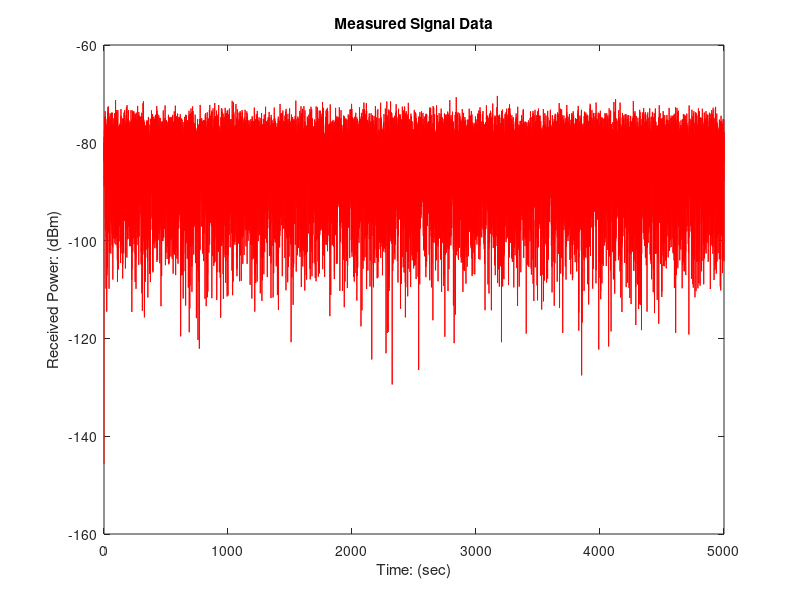
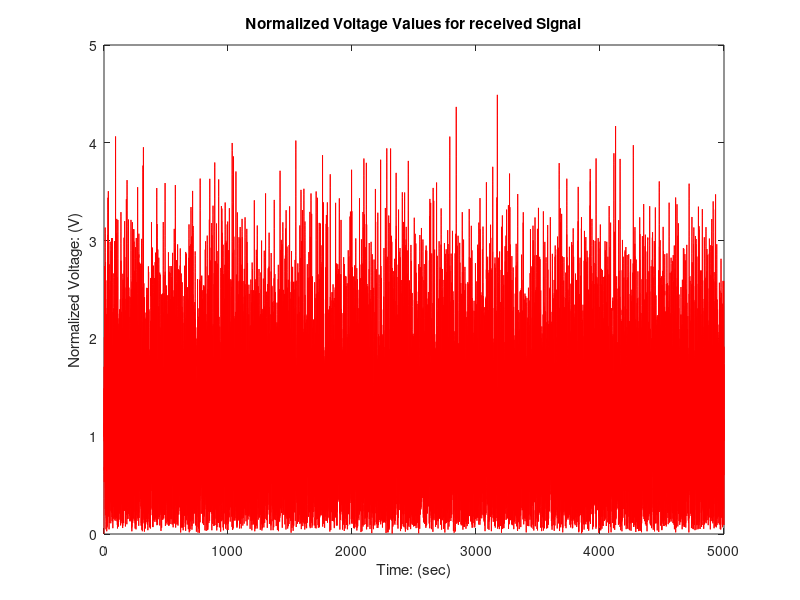
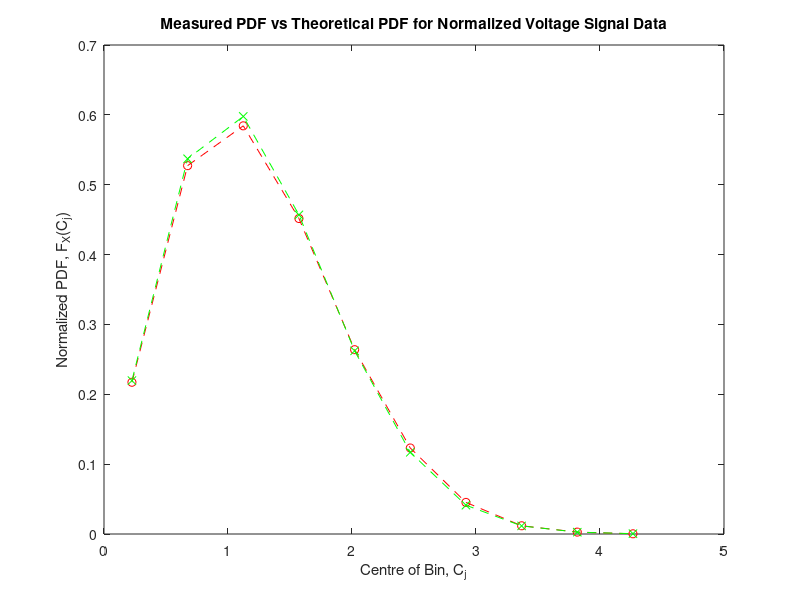
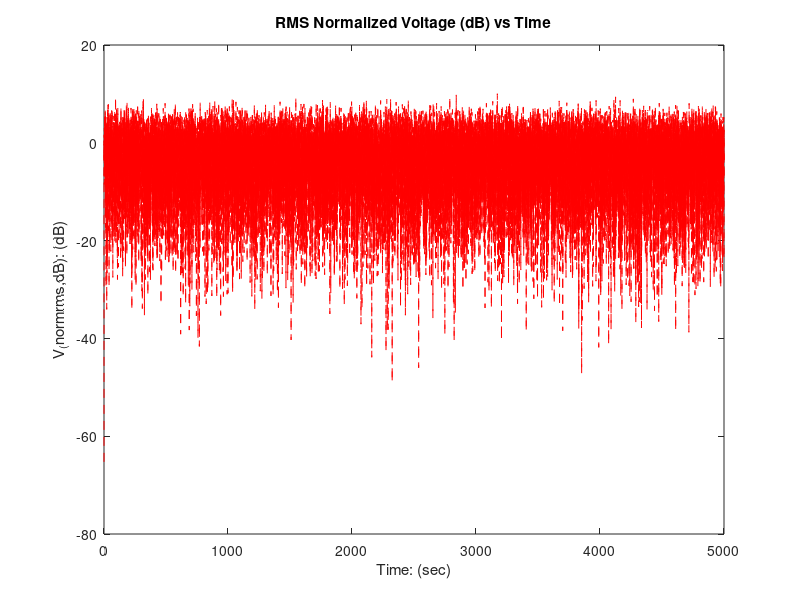

Reproduce these figures in MATLAB, in order.
%---------ENEL  - Lab 2-----------
%
% Author:   Kyle Derby MacInnis
% UCID:     10053959
% Date:     October 20, 2014
%
%---------------------------------

%% Clear Variable Data
clear all;

%% Import Measured Data into Time and Power
Data = importdata('series11.mat');

%% Plot Received Signal Data
figure(1);
plot(Data(:,1),Data(:,2), 'r-');
xlabel('Time: (sec)');
ylabel('Received Power: (dBm)');
title('Measured Signal Data');

%% What Type of Fading is Shown in Figure 1?
display('What type of Fading is Displayed in Figure 1?');
display('Answer: Rayliegh Fading');

%% Convert Power to Normalized Voltage Vector
% Get Length of Vector
M = length(Data);
% Create Empty Vector for Power
P = zeros(M,1);
% Create Empty Vector for Voltage and Normalized Voltage
V = zeros(M,1);
Vnorm = zeros(M,1);
% Extract Power and Convert to Watts
for i=1:M
    P(i,1) = 10^(Data(i,2)/10)/1000;
end
% Assume Resistance is 50 ohm
R = 50;
% Calculate Voltage from power
for i=1:M
    V(i,1) = sqrt(2*R*P(i,1));
end
% Calculate the Average Voltage
uV = mean(V);
% Estimate the Parameter Sigma of Rayleigh Signal Data
sigma_V = uV/sqrt(pi/2);
% Display Mean and Sigma Parameter
display(uV); display(sigma_V);

% Normalize The Voltage Vector
for i=1:M
    Vnorm(i,1) = V(i,1)/sigma_V;
end

%% Plot Normalized Voltage Vector
figure(2);
plot(Data(:,1),Vnorm(:,1),'r-');
xlabel('Time: (sec)');
ylabel('Normalized Voltage: (V)');
title('Normalized Voltage Values for received Signal');

%% Calculate Mean and Sigma of Normalized Vector
uVnorm = mean(Vnorm);
sigma_Vnorm = uVnorm/sqrt(pi/2);

% Display the Mean and Sigma Parameter
display(uVnorm); display(sigma_Vnorm);

%% Calculate Measured PDF of Normalized Voltage Vector
% Split into K disjoint intervals
K = 10;
[m_j, C_j] = hist(Vnorm,K);
% Calculate Delta, assuming equal lengths
delta_Vnorm = C_j(2)-C_j(1);
% Create Empty PDF
measured_pdf = zeros(K,1);
% Calculate Measured pdf
for i=1:K
    measured_pdf(i,1) = m_j(i)/(M*delta_Vnorm);
end

%% Calculate Theoretical PDF of Normalized Voltage Vector
% Create Empty PDF Container
theoretical_pdf = zeros(K,1);
% Calculate Theoretical PDF
for i=1:K
    theoretical_pdf(i,1) = (C_j(i)/(sigma_Vnorm^2))*exp(-(C_j(i)^2)/(2*sigma_Vnorm^2));
end

%% Comparative Test 1 - Visual Test
figure(3);
plot(C_j,measured_pdf,'r--o', C_j,theoretical_pdf, 'g--x');
title('Measured PDF vs Theoretical PDF for Normalized Voltage Signal Data');
xlabel('Centre of Bin, C_j');
ylabel('Normalized PDF, F_X(C_j)');


%% Comparative Test 2 - Quantitative Test
% Create Empty Vector for Probability and Expected # of Samples
p_j = zeros(K,1);
T_j = zeros(K,1);
% Create Empty Vectors for Upper and Lower Limits
U_j = zeros(K,1);
L_j = zeros(K,1);
% Calculate Upper and Lower Limits of Intervals
for i=1:K
    U_j(i) = C_j(i) + delta_Vnorm/2;
    L_j(i) = C_j(i) - delta_Vnorm/2;
end
% Calculate Probability and Expected # of Samples
for i=1:K
    p_j(i) = exp(-L_j(i)^2/(2*sigma_Vnorm^2)) - exp(-U_j(i)^2/(2*sigma_Vnorm^2));
    T_j(i) = M*p_j(i);
end
% Zt From Chi-Square Tables (K - r - 1) = 10 - 1 - 1 = 8 @ 1%
Zt = 20.09;
% Calculate The Chi-Square Statistic, Z1
Z1 = 0;
for i=1:K
    Z1 = Z1 + (m_j(i) - T_j(i))^2/(T_j(i));
end
if Z1 < Zt
    display(Z1);
    display(Zt);
    display('The Distribution is Rayleigh Distributed!');
else
    display(Z1);
    display(Zt);
    display('The Distribution is not Rayleigh Distributed.');
end

%% ADDITIONAL QUESTIONS

%% Task 1.1
% Calculate V_rms from Vector V
V_rms = (2/sqrt(pi))*uV;
display(V_rms);

%% Task 1.2
% Generate Empty Vector Vnormrms
Vnormrms = zeros(M,1);
% Normalize V by V_rms
for i=1:M
    Vnormrms(i,1) = V(i,1)/V_rms;
end

%% Task 1.3
% Generate Empty Vector Vnormrms_db
Vnormrms_db = zeros(M,1);
% Convert to dB
for i=1:M
    Vnormrms_db(i,1) = 20*log10(Vnormrms(i,1));
end
% Plot Vnormrms_db against Time
figure(4);
plot(Data(:,1),Vnormrms_db(:,1),'r--');
title('RMS Normalized Voltage (dB) vs Time');
xlabel('Time: (sec)');
ylabel('V_(normrms,dB): (dB)');

%%  Task 1.4
% Calculate the Mean and Variance
uVnormrms = mean(Vnormrms);
var_Vnormrms = var(Vnormrms);
display(uVnormrms); display(var_Vnormrms);
% Calculate the Ratio between Mean and Std Dev.
ratio_normrms = uVnormrms/sqrt(var_Vnormrms);
display(ratio_normrms);

%% Task 1.5
% Generate empty Vector V2normrms
V2normrms = zeros(M,1);
% Calculate V2normrms
for i=1:M
    V2normrms(i,1) = Vnormrms(i,1)^2;
end
% Calculate the Mean and Variance of V2normrms
uV2normrms = mean(V2normrms);
var_V2normrms = var(V2normrms);
% Display
display(uV2normrms); display(var_V2normrms);

%% Task 1.6
% Calculate the ratio between Mean and Variance of V2normrms
ratio_V2normrms = uV2normrms/sqrt(var_V2normrms);
% Display
display(ratio_V2normrms);

%% Task 1.7
[RMSm_j, RMSC_j] = hist(V2normrms,K);
% Calculate Delta, assuming equal lengths
delta_V2normrms = RMSC_j(2)-RMSC_j(1);
% Create Empty PDF
measured_pdf_rms = zeros(K,1);
% Calculate Measured pdf
for i=1:K
    measured_pdf_rms(i,1) = RMSm_j(i)/(M*delta_V2normrms);
end

%% Task 1.8
% Create Empty PDF Container
theoretical_pdf_rms = zeros(K,1);
% Calculate Theoretical PDF
for i=1:K
    theoretical_pdf_rms(i,1) = (1/(uV2normrms))*exp(-RMSC_j(i)/(uV2normrms));
end

%% Task 1.9
% Plot Theoretical and Measured PDFs
figure(5);
plot(RMSC_j,measured_pdf_rms,'r--o', RMSC_j, theoretical_pdf_rms, 'g--o');
title('Measured and Theoretical PDFs of Normalized RMS Voltage Square');
xlabel('Centre of Interval Bin_j, C_j');
ylabel('Probability Density Function, f(C_j)');
